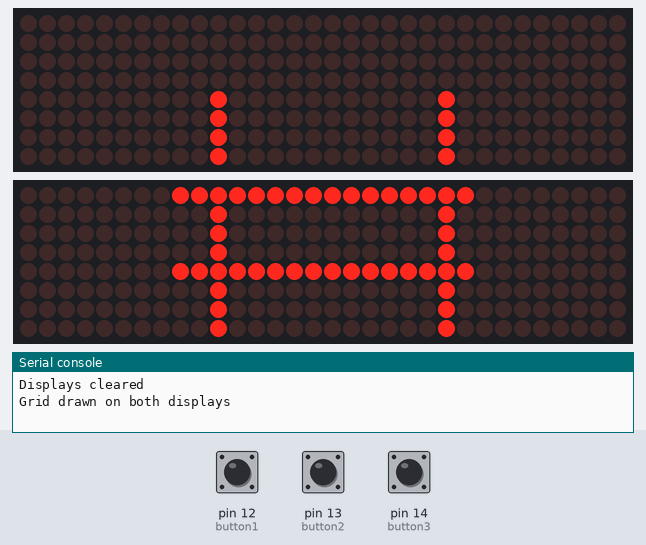
Bench run of a program on a simulated MicroPython board. Shown: 2 × 32×8 LED matrix, the last lines printed to the serial console. The inputs (shaded band) are chosen by the test bench; at power-on: pin 12 (button1) LOW, pin 14 (button3) LOW, pin 13 (button2) LOW. Which way up the LED matrix modules are mounted is assumed.

Above: at 1.2 s.
1.3 s: pin 12 (button1) pulled HIGH for 0.15 s
At 2.5 s:
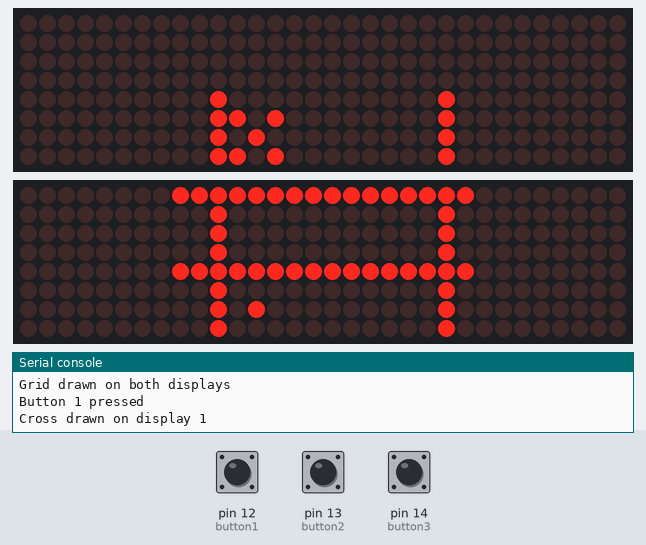
2.9 s: pin 12 (button1) pulled HIGH for 1 s
At 3.9 s:
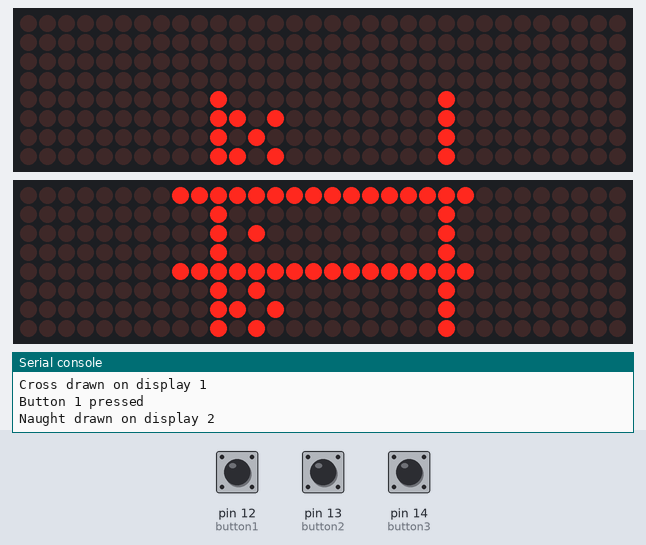
5.4 s: pin 14 (button3) pulled HIGH for 0.15 s
At 5.8 s:
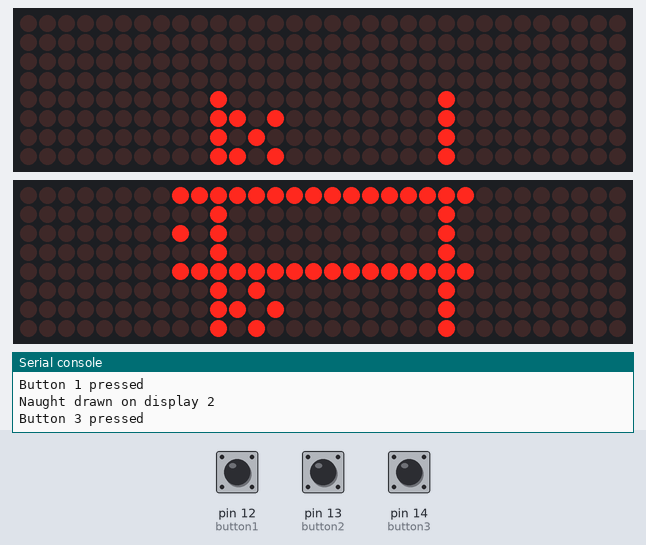
7.0 s: pin 13 (button2) pulled HIGH for 0.15 s
8.6 s: pin 13 (button2) pulled HIGH for 1 s
At 9.4 s:
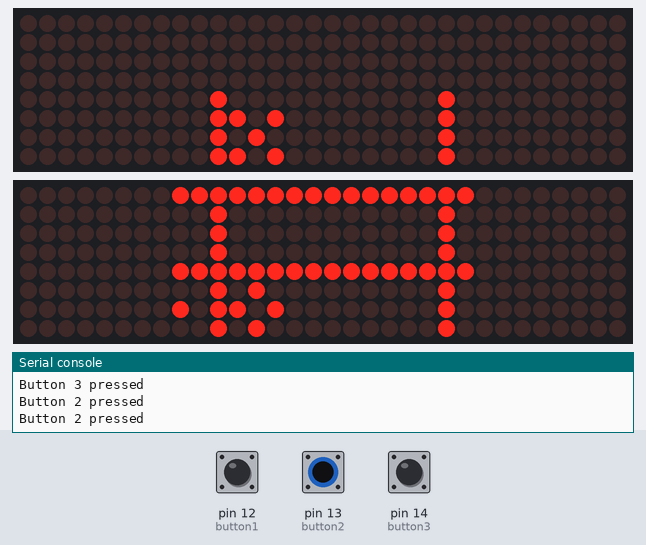
11.1 s: pin 14 (button3) pulled HIGH for 1 s
At 12.5 s:
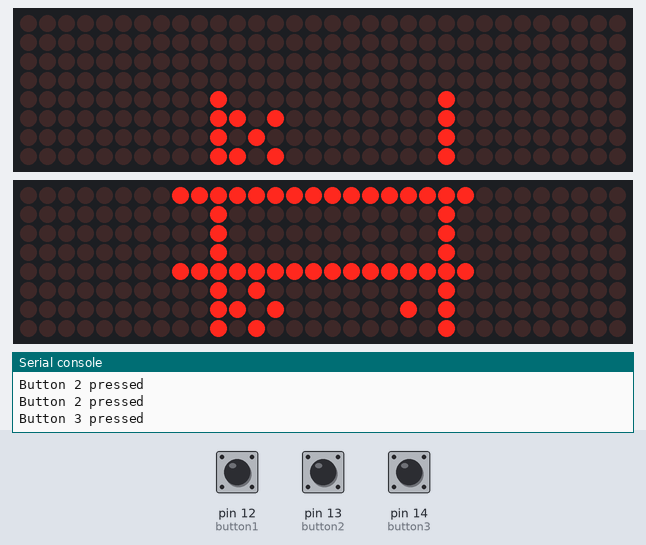
Timing chart, 0 to 14.1 s (numbered marks = the images above; inputs shaded):
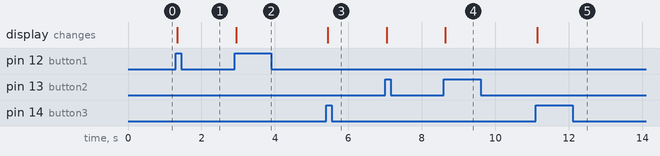

Measured:
- after the input at 1.3 s, the display: changes at once (image 1)
- after the input at 2.9 s, the display: changes at once (image 2)
- after the input at 5.4 s, the display: changes at once (image 3)
- after the input at 8.6 s, the display: changes at once (image 4)
- after the input at 11.1 s, the display: changes at once (image 5)

The program:

tic-tac-V7.py
```python
from machine import Pin, SPI
from max7219 import Matrix8x8
import utime

class LEDMatrixManager:
    def __init__(self, spi, cs_pin1, cs_pin2, num_matrices):
        self.display1 = Matrix8x8(spi, cs_pin1, num_matrices)
        self.display2 = Matrix8x8(spi, cs_pin2, num_matrices)
        self.display1.brightness(5)
        self.display2.brightness(5)
        self.current_row = 0
        self.current_col = 0

        self.centre_points = [
            [[12, 6, 1, ' '], [8, 6, 1, ' '], [20, 6, 1, ' ']],
            [[12, 2, 2, ' '], [8, 2, 2, ' '], [20, 2, 2, ' ']],
            [[12, 6, 2, ' '], [8, 6, 2, ' '], [20, 6, 2, ' ']]
        ]

        self.current_player = 'X'

        # Set initial cursor position on startup
        x, y, display, _ = self.centre_points[self.current_row][self.current_col]
        self.set_pixel(x, y, display)

    def draw_grid(self):
        # Draw grid on both matrices
        for y in range(12):
            self.display1.pixel(10, y+4, 1)
            self.display2.pixel(10, y, 1)

        for y in range(12):
            self.display2.pixel(22, y, 1)
            self.display1.pixel(22, y+4, 1)

        for x in range(16):
            self.display2.pixel(x + 8, 4, 1)

        for x in range(16):
            self.display2.pixel(x + 8, 0, 1)

        self.display1.show()
        self.display2.show()
        print("Grid drawn on both displays")

    def set_pixel(self, x, y, display):
        if display == 1:
            self.display1.pixel(x, y, 1)
            self.display1.show()
        elif display == 2:
            self.display2.pixel(x, y, 1)
            self.display2.show()

    def clear_pixel(self, x, y, display):
        if display == 1:
            self.display1.pixel(x, y, 0)
            self.display1.show()
        elif display == 2:
            self.display2.pixel(x, y, 0)
            self.display2.show()

    def clear(self):
        self.display1.fill(0)
        self.display1.show()
        self.display2.fill(0)
        self.display2.show()
        print("Displays cleared")

    def is_cell_empty(self, row, col):
        return self.centre_points[row][col][3] == ' '

    def move_cursor(self, direction):
        original_row, original_col = self.current_row, self.current_col

        x, y, display, _ = self.centre_points[self.current_row][self.current_col]
        self.clear_pixel(x, y, display)

        while True:
            if direction == 'up':
                new_row = self.current_row - 1
                if new_row < 0:
                    new_row = len(self.centre_points) - 1  # Wrap to the bottom row

                if self.is_cell_empty(new_row, self.current_col):
                    self.current_row = new_row
                    break
                else:
                    self.current_row = new_row  # Move cursor to next cell

            elif direction == 'right':
                new_col = self.current_col + 1
                if new_col >= len(self.centre_points[0]):
                    new_col = 0  # Wrap to the first column

                if self.is_cell_empty(self.current_row, new_col):
                    self.current_col = new_col
                    break
                else:
                    self.current_col = new_col  # Move cursor to next cell

            # Prevent infinite loop if all cells are occupied
            if self.current_row == original_row and self.current_col == original_col:
                break

        x, y, display, _ = self.centre_points[self.current_row][self.current_col]
        self.set_pixel(x, y, display)

        return self.current_row, self.current_col  # Return updated cursor position

    def make_move(self):
        row, col = self.current_row, self.current_col
        if self.centre_points[row][col][3] == ' ':
            self.centre_points[row][col][3] = self.current_player
            x, y, display, _ = self.centre_points[row][col]
            if self.current_player == 'X':
                self.draw_cross(display, x, y)
            else:
                self.draw_naught(display, x, y)

            if self.check_win(self.current_player):
                print(f"Player {self.current_player} wins!")
            elif self.check_draw():
                print("The game is a draw!")
            else:
                self.current_player = 'O' if self.current_player == 'X' else 'X'
        else:
            print("Invalid move, the cell is already occupied. Try again.")

    def check_win(self, player):
        for row in self.centre_points:
            if all(cell[3] == player for cell in row):
                return True

        for col in range(3):
            if all(self.centre_points[row][col][3] == player for row in range(3)):
                return True

        if all(self.centre_points[i][i][3] == player for i in range(3)):
            return True
        if all(self.centre_points[i][2 - i][3] == player for i in range(3)):
            return True
        return False

    def check_draw(self):
        for row in self.centre_points:
            if any(cell[3] == ' ' for cell in row):
                return False
        return True

    def draw_cross(self, display, x, y):
      last_x, last_y, last_display = x, y, display
      self.clear_pixel(x, y, display)

      for direction in ['up', 'right']:
        original_row, original_col = self.current_row, self.current_col
        self.move_cursor(direction)
        new_x, new_y, new_display, _ = self.centre_points[self.current_row][self.current_col]
        if self.is_cell_empty(self.current_row, self.current_col):
          self.set_pixel(new_x, new_y, new_display)
          break
        else:
          self.current_row, self.current_col = original_row, original_col
      if (last_x, last_y) not in [(8, 6), (8, 2)]:
        if display == 1:
          self.display1.pixel(last_x, last_y, 1)
          self.display1.pixel(last_x + 1, last_y - 1, 1)
          self.display1.pixel(last_x + 1, last_y + 1, 1)
          self.display1.pixel(last_x - 1, last_y - 1, 1)
          self.display1.pixel(last_x - 1, last_y + 1, 1)
          self.display1.show()
          print("Cross drawn on display 1")

        elif display == 2:
          self.display2.pixel(last_x, last_y, 1)
          self.display2.pixel(last_x + 1, last_y - 1, 1)
          self.display2.pixel(last_x + 1, last_y + 1, 1)
          self.display2.pixel(last_x - 1, last_y - 1, 1)
          self.display2.pixel(last_x - 1, last_y + 1, 1)
          self.display2.show()
          print("Cross drawn on display 2")
      else:
        if display == 1:
          self.display1.pixel(last_x, last_y, 1)
          self.display1.pixel(last_x + 1, last_y - 1, 1)
          self.display1.pixel(last_x + 1, last_y + 1, 1)
          self.display1.pixel(23, last_y - 1, 1)
          self.display1.pixel(23, last_y + 1, 1)
          self.display1.show()
          print("Cross drawn on display 1")

        elif display == 2:
          self.display2.pixel(last_x, last_y, 1)
          self.display2.pixel(last_x + 1, last_y - 1, 1)
          self.display2.pixel(last_x + 1, last_y + 1, 1)
          self.display2.pixel(23, last_y - 1, 1)
          self.display2.pixel(23, last_y + 1, 1)
          self.display2.show()
          print("Cross drawn on display 2")

    def draw_naught(self, display, x, y):
        last_x, last_y, last_display = x, y, display
        self.clear_pixel(x, y, display)

        for direction in ['up', 'right']:
            original_row, original_col = self.current_row, self.current_col
            self.move_cursor(direction)
            new_x, new_y, new_display, _ = self.centre_points[self.current_row][self.current_col]
            if self.is_cell_empty(self.current_row, self.current_col):
                self.set_pixel(new_x, new_y, new_display)
                break
            else:
                self.current_row, self.current_col = original_row, original_col
        if (last_x, last_y) not in [(8, 6), (8, 2)]:
          if display == 1:
            self.display1.pixel(last_x, last_y - 1, 1)
            self.display1.pixel(last_x, last_y + 1, 1)
            self.display1.pixel(last_x - 1, last_y, 1)
            self.display1.pixel(last_x + 1, last_y, 1)
            self.display1.show()
            print("Naught drawn on display 1")
          elif display == 2:
            self.display2.pixel(last_x, last_y - 1, 1)
            self.display2.pixel(last_x, last_y + 1, 1)
            self.display2.pixel(last_x - 1, last_y, 1)
            self.display2.pixel(last_x + 1, last_y, 1)
            self.display2.show()
            print("Naught drawn on display 2")
        else:
          if display == 1:
            self.display1.pixel(last_x, last_y - 1, 1)
            self.display1.pixel(last_x, last_y + 1, 1)
            self.display1.pixel(23, last_y, 1)
            self.display1.pixel(9, last_y, 1)
            self.display1.show()
            print("Naught drawn on display 1")
          elif display == 2:
            self.display2.pixel(last_x, last_y - 1, 1)
            self.display2.pixel(last_x, last_y + 1, 1)
            self.display2.pixel(23, last_y, 1)
            self.display2.pixel(9, last_y, 1)
            self.display2.show()
            print("Naught drawn on display 2")

    def restart_the_game(self, grid):
        #I would like to reset the grid status for #3
        pass


# Initialize SPI
spi = SPI(0, baudrate=1000000, polarity=0, phase=0, sck=Pin(2), mosi=Pin(3))

# Initialize display managers
cs1 = Pin(5, Pin.OUT)
cs2 = Pin(9, Pin.OUT)
display_manager = LEDMatrixManager(spi, cs1, cs2, 4)

# Clear displays initially
display_manager.clear()

# Create grid
display_manager.draw_grid()

# Set up GPIO pins for buttons
button1 = Pin(12, Pin.IN)
button2 = Pin(13, Pin.IN)
button3 = Pin(14, Pin.IN)

# Initialize previous states for buttons
previous_state1 = button1.value()
previous_state2 = button2.value()
previous_state3 = button3.value()

# Timer variables
debounce_timeout = 200  # Debounce timeout in milliseconds
last_high_time = [0, 0, 0]  # Last time each button was detected as high (milliseconds)

while True:
    # Read current states of buttons
    current_state1 = button1.value()
    current_state2 = button2.value()
    current_state3 = button3.value()

    # Check if button 1 state has changed
    if current_state1 != previous_state1:
        if current_state1 == 1 and (last_high_time[0] == 0 or utime.ticks_diff(utime.ticks_ms(), last_high_time[0]) >= debounce_timeout):
            print("Button 1 pressed")
            display_manager.make_move() # Trigger to make move
            last_high_time[0] = utime.ticks_ms()

        previous_state1 = current_state1

    # Check if button 2 state has changed
    if current_state2 != previous_state2:
        if current_state2 == 1 and (last_high_time[1] == 0 or utime.ticks_diff(utime.ticks_ms(), last_high_time[1]) >= debounce_timeout):
            print("Button 2 pressed")
            display_manager.move_cursor('up')
            last_high_time[1] = utime.ticks_ms()

        previous_state2 = current_state2

    # Check if button 3 state has changed
    if current_state3 != previous_state3:
        if current_state3 == 1 and (last_high_time[2] == 0 or utime.ticks_diff(utime.ticks_ms(), last_high_time[2]) >= debounce_timeout):
            print("Button 3 pressed")
            display_manager.move_cursor('right')
            last_high_time[2] = utime.ticks_ms()

        previous_state3 = current_state3
```
